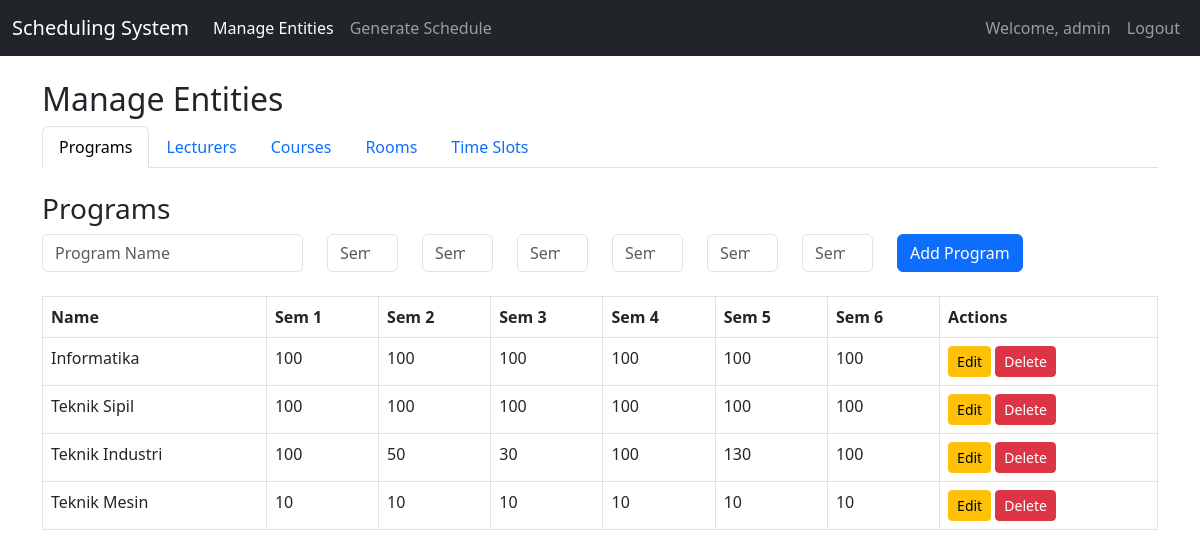
Page /manage.php (signed in) on the committed database.
### tables this page shows
CREATE TABLE IF NOT EXISTS `programs` (
  `id` int NOT NULL AUTO_INCREMENT,
  `name` varchar(100) NOT NULL,
  `student_count_sem1` int NOT NULL,
  `student_count_sem2` int NOT NULL,
  `student_count_sem3` int NOT NULL,
  `student_count_sem4` int NOT NULL,
  `student_count_sem5` int NOT NULL,
  `student_count_sem6` int NOT NULL,
  PRIMARY KEY (`id`)
);

### manage.php (the view, shortened to what this page needs)
<?php
$conn = new mysqli("localhost", "root", "", "faculty_scheduling");
$programs = $conn->query("SELECT * FROM programs");
?>
<!DOCTYPE html>
<html lang="en">
<head>
    <link href="https://cdn.jsdelivr.net/npm/bootstrap@5.3.0/dist/css/bootstrap.min.css" rel="stylesheet">
</head>
<body>
    <nav class="navbar navbar-expand-lg navbar-dark bg-dark">
        <div class="container-fluid">
            <a class="navbar-brand" href="index.php">Scheduling System</a>
            <div class="collapse navbar-collapse" id="navbarNav">
                <ul class="navbar-nav me-auto">
                    <li class="nav-item">
                        <a class="nav-link active" href="manage.php">Manage Entities</a>
                    </li>
                    <li class="nav-item">
                        <a class="nav-link" href="schedule.php">Generate Schedule</a>
                    </li>
                </ul>
                <ul class="navbar-nav">
                    <li class="nav-item">
                        <span class="nav-link">Welcome, <?php echo htmlspecialchars($_SESSION['admin_username']); ?></span>
                    </li>
                    <li class="nav-item">
                        <form method="POST" style="display: inline;">
                            <button type="submit" name="logout" class="nav-link btn btn-link">Logout</button>
                        </form>
                    </li>
                </ul>
            </div>
        </div>
    </nav>
    <div class="container mt-4">
        <h2>Manage Entities</h2>
        <ul class="nav nav-tabs" id="entityTabs" role="tablist">
            <li class="nav-item" role="presentation">
                <button class="nav-link active" id="programs-tab" data-bs-toggle="tab" data-bs-target="#programs" type="button" role="tab">Programs</button>
            </li>
            <li class="nav-item" role="presentation">
                <button class="nav-link" id="lecturers-tab" data-bs-toggle="tab" data-bs-target="#lecturers" type="button" role="tab">Lecturers</button>
            </li>
            <li class="nav-item" role="presentation">
                <button class="nav-link" id="courses-tab" data-bs-toggle="tab" data-bs-target="#courses" type="button" role="tab">Courses</button>
            </li>
            <li class="nav-item" role="presentation">
                <button class="nav-link" id="rooms-tab" data-bs-toggle="tab" data-bs-target="#rooms" type="button" role="tab">Rooms</button>
            </li>
            <li class="nav-item" role="presentation">
                <button class="nav-link" id="time-slots-tab" data-bs-toggle="tab" data-bs-target="#time-slots" type="button" role="tab">Time Slots</button>
            </li>
        </ul>
        <div class="tab-content" id="entityTabContent">
            <div class="tab-pane fade show active" id="programs" role="tabpanel">
                <h3 class="mt-4">Programs</h3>
                <form method="POST" class="mb-4">
                    <div class="row">
                        <div class="col-md-3">
                            <input type="text" name="name" class="form-control" placeholder="Program Name" required>
                        </div>
                        <div class="col-md-1">
                            <input type="number" name="student_count_sem1" class="form-control" placeholder="Sem 1" required min="0">
                        </div>
                        <div class="col-md-1">
                            <input type="number" name="student_count_sem2" class="form-control" placeholder="Sem 2" required min="0">
                        </div>
                        <div class="col-md-1">
                            <input type="number" name="student_count_sem3" class="form-control" placeholder="Sem 3" required min="0">
                        </div>
                        <div class="col-md-1">
                            <input type="number" name="student_count_sem4" class="form-control" placeholder="Sem 4" required min="0">
                        </div>
                        <div class="col-md-1">
                            <input type="number" name="student_count_sem5" class="form-control" placeholder="Sem 5" required min="0">
                        </div>
                        <div class="col-md-1">
                            <input type="number" name="student_count_sem6" class="form-control" placeholder="Sem 6" required min="0">
                        </div>
                        <div class="col-md-2">
                            <button type="submit" name="add_program" class="btn btn-primary">Add Program</button>
                        </div>
                    </div>
                </form>
                <table class="table table-bordered mb-4">
                    <thead>
                        <tr>
                            <th>Name</th>
                            <th>Sem 1</th>
                            <th>Sem 2</th>
                            <th>Sem 3</th>
                            <th>Sem 4</th>
                            <th>Sem 5</th>
                            <th>Sem 6</th>
                            <th>Actions</th>
                        </tr>
                    </thead>
                    <tbody>
                        <?php while ($row = $programs->fetch_assoc()): ?>
                            <tr>
                                <td><?php echo $row['name']; ?></td>
                                <td><?php echo $row['student_count_sem1']; ?></td>
                                <td><?php echo $row['student_count_sem2']; ?></td>
                                <td><?php echo $row['student_count_sem3']; ?></td>
                                <td><?php echo $row['student_count_sem4']; ?></td>
                                <td><?php echo $row['student_count_sem5']; ?></td>
                                <td><?php echo $row['student_count_sem6']; ?></td>
                                <td>
                                    <button class="btn btn-sm btn-warning" data-bs-toggle="modal" data-bs-target="#editProgramModal<?php echo $row['id']; ?>">Edit</button>
                                    <a href="?delete_program=<?php echo $row['id']; ?>" class="btn btn-sm btn-danger" onclick="return confirm('Are you sure you want to delete this program?');">Delete</a>
                                </td>
                            </tr>
                        <?php endwhile; ?>
                    </tbody>
                </table>
            </div>
        </div>
    </div>
</body>
</html>

### rows in the picture
programs: name "Informatika", student_count_sem1 "100", student_count_sem2 "100", student_count_sem3 "100", student_count_sem4 "100", student_count_sem5 "100", student_count_sem6 "100"
programs: name "Teknik Sipil", student_count_sem1 "100", student_count_sem2 "100", student_count_sem3 "100", student_count_sem4 "100", student_count_sem5 "100", student_count_sem6 "100"
programs: name "Teknik Industri", student_count_sem1 "100", student_count_sem2 "50", student_count_sem3 "30", student_count_sem4 "100", student_count_sem5 "130", student_count_sem6 "100"
programs: name "Teknik Mesin", student_count_sem1 "10", student_count_sem2 "10", student_count_sem3 "10", student_count_sem4 "10", student_count_sem5 "10", student_count_sem6 "10"

### other values in the picture
$_SESSION['admin_username'] "admin"
